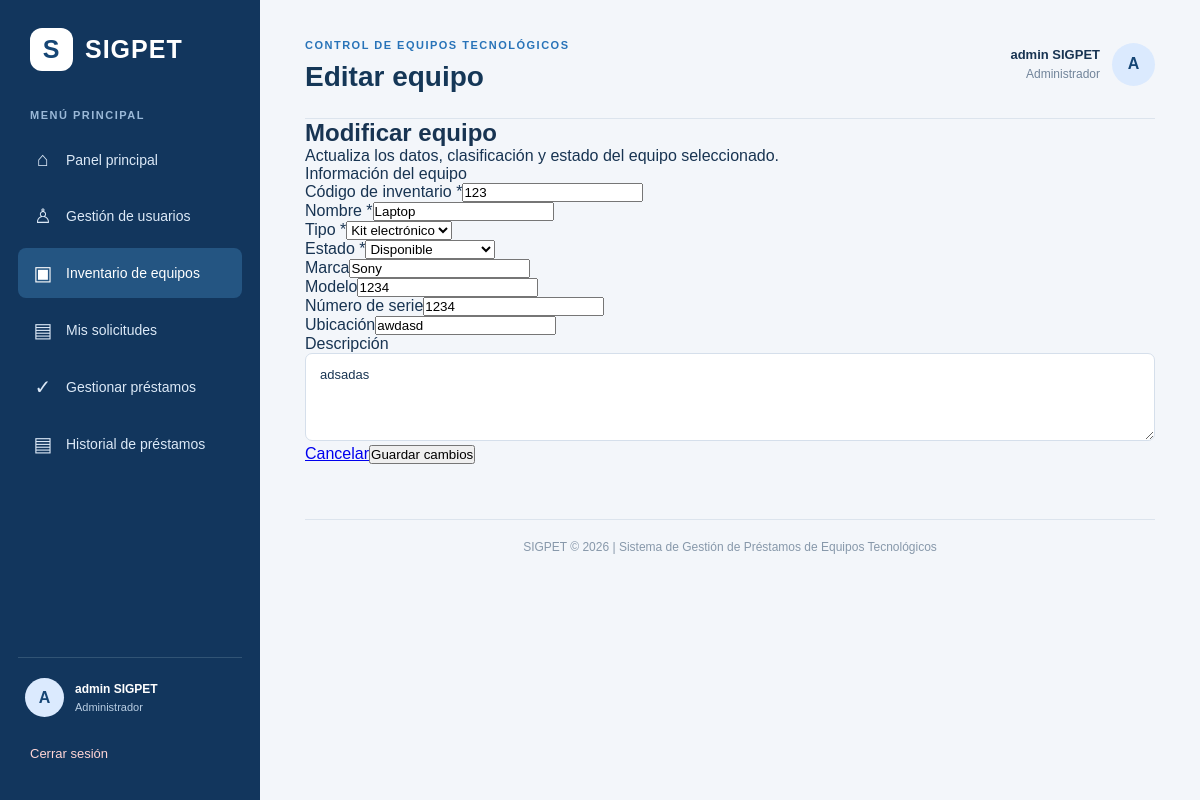
The page /inventario/editar.php?id=1 (signed in) on the database its author committed.
### tables this page shows
CREATE TABLE `equipos` (
  `id_equipo` int(11) NOT NULL,
  `id_tipo` int(11) NOT NULL,
  `id_estado` int(11) NOT NULL,
  `codigo_inventario` varchar(50) NOT NULL,
  `nombre` varchar(100) NOT NULL,
  `marca` varchar(80) DEFAULT NULL,
  `modelo` varchar(80) DEFAULT NULL,
  `numero_serie` varchar(100) DEFAULT NULL,
  `descripcion` text DEFAULT NULL,
  `ubicacion` varchar(150) DEFAULT NULL,
  `fecha_registro` timestamp NULL DEFAULT current_timestamp()
);

CREATE TABLE `tipos_equipo` (
  `id_tipo` int(11) NOT NULL,
  `nombre_tipo` varchar(80) NOT NULL,
  `descripcion` varchar(255) DEFAULT NULL
);

CREATE TABLE `estados_equipo` (
  `id_estado` int(11) NOT NULL,
  `nombre_estado` varchar(50) NOT NULL,
  `descripcion` varchar(255) DEFAULT NULL
);

### inventario/editar.php (the view, shortened to what this page needs)
<?php
require_once __DIR__ . '/../config/conexion.php';
$idEquipo = filter_input(INPUT_GET, 'id', FILTER_VALIDATE_INT);
$stmt = $conexion->prepare('SELECT * FROM equipos WHERE id_equipo = ?');
$stmt->bind_param('i', $idEquipo);
$stmt->execute();
$equipo = $stmt->get_result()->fetch_assoc();
$tipos = $conexion->query('SELECT id_tipo, nombre_tipo FROM tipos_equipo ORDER BY nombre_tipo')->fetch_all(MYSQLI_ASSOC);
$estados = $conexion->query('SELECT id_estado, nombre_estado FROM estados_equipo ORDER BY id_estado')->fetch_all(MYSQLI_ASSOC);
$error = '';
$tokenCSRF = obtenerTokenCSRF();
$nombreSesion = $_SESSION['nombres'] ?? '';
$apellidoSesion = $_SESSION['apellidos'] ?? '';
$rolSesion = $_SESSION['rol'] ?? '';
?>
<!DOCTYPE html><html lang="es"><head><link rel="stylesheet" href="../CSS/base.css"><link rel="stylesheet" href="../CSS/dashboard.css"><link rel="stylesheet" href="../CSS/inventario.css"></head>
<body class="dashboard-body"><div class="dashboard-layout">
<?php $rutaBase = '../'; $paginaActiva = 'inventario'; require __DIR__ . '/../includes/sidebar.php'; ?>
<main class="dashboard-main"><header class="dashboard-header"><div><span class="header-subtitle">CONTROL DE EQUIPOS TECNOLÓGICOS</span><h1>Editar equipo</h1></div><div class="header-user"><div class="header-user-text"><strong><?= htmlspecialchars($nombreSesion . ' ' . $apellidoSesion) ?></strong><span><?= htmlspecialchars($rolSesion) ?></span></div><div class="user-avatar header-avatar"><?= htmlspecialchars(strtoupper(substr($nombreSesion, 0, 1))) ?></div></div></header>
<section class="users-intro"><h2>Modificar equipo</h2><p>Actualiza los datos, clasificación y estado del equipo seleccionado.</p></section>
<section class="user-form-container"><?php if ($error !== ''): ?><div class="form-message error"><?= htmlspecialchars($error) ?></div><?php endif; ?>
<form method="POST" action="editar.php?id=<?= (int)$idEquipo ?>" class="user-form"><input type="hidden" name="token_csrf" value="<?= htmlspecialchars($tokenCSRF) ?>">
<div class="form-section-title">Información del equipo</div><div class="form-grid">
<div class="form-group"><label for="codigo_inventario">Código de inventario *</label><input id="codigo_inventario" name="codigo_inventario" maxlength="50" value="<?= htmlspecialchars($equipo['codigo_inventario']) ?>" required></div>
<div class="form-group"><label for="nombre">Nombre *</label><input id="nombre" name="nombre" maxlength="100" value="<?= htmlspecialchars($equipo['nombre']) ?>" required></div>
<div class="form-group"><label for="id_tipo">Tipo *</label><select id="id_tipo" name="id_tipo" required><?php foreach ($tipos as $tipo): ?><option value="<?= (int)$tipo['id_tipo'] ?>" <?= (int)$equipo['id_tipo'] === (int)$tipo['id_tipo'] ? 'selected' : '' ?>><?= htmlspecialchars($tipo['nombre_tipo']) ?></option><?php endforeach; ?></select></div>
<div class="form-group"><label for="id_estado">Estado *</label><select id="id_estado" name="id_estado" required><?php foreach ($estados as $estado): ?><option value="<?= (int)$estado['id_estado'] ?>" <?= (int)$equipo['id_estado'] === (int)$estado['id_estado'] ? 'selected' : '' ?>><?= htmlspecialchars($estado['nombre_estado']) ?></option><?php endforeach; ?></select></div>
<div class="form-group"><label for="marca">Marca</label><input id="marca" name="marca" maxlength="80" value="<?= htmlspecialchars($equipo['marca'] ?? '') ?>"></div>
<div class="form-group"><label for="modelo">Modelo</label><input id="modelo" name="modelo" maxlength="80" value="<?= htmlspecialchars($equipo['modelo'] ?? '') ?>"></div>
<div class="form-group"><label for="numero_serie">Número de serie</label><input id="numero_serie" name="numero_serie" maxlength="100" value="<?= htmlspecialchars($equipo['numero_serie'] ?? '') ?>"></div>
<div class="form-group"><label for="ubicacion">Ubicación</label><input id="ubicacion" name="ubicacion" maxlength="150" value="<?= htmlspecialchars($equipo['ubicacion'] ?? '') ?>"></div>
<div class="form-group form-group-full"><label for="descripcion">Descripción</label><textarea id="descripcion" name="descripcion" rows="4"><?= htmlspecialchars($equipo['descripcion'] ?? '') ?></textarea></div>
</div><div class="form-actions"><a href="listar.php" class="form-button cancel-button">Cancelar</a><button class="form-button submit-button" type="submit">Guardar cambios</button></div></form></section>
<footer class="dashboard-footer">SIGPET © 2026 | Sistema de Gestión de Préstamos de Equipos Tecnológicos</footer></main></div></body></html>

### CSS/base.css (style rules this page uses)
* { margin: 0; padding: 0; box-sizing: border-box; }
html { min-height: 100%; }
body { font-family: Arial, Helvetica, sans-serif; min-height: 100vh; }

### CSS/dashboard.css (style rules this page uses)
.dashboard-body { margin: 0; min-height: 100vh; background: #f3f6fa; font-family: Arial, Helvetica, sans-serif; color: #183452; }
.dashboard-layout { display: flex; min-height: 100vh; }
.user-avatar { width: 39px; height: 39px; border-radius: 50%; background: #dbeafe; color: #164675; display: flex; justify-content: center; align-items: center; font-weight: bold; flex-shrink: 0; }
.dashboard-main { flex: 1; min-width: 0; padding: 35px 45px 20px; }
.dashboard-header { display: flex; justify-content: space-between; align-items: center; gap: 20px; padding-bottom: 25px; border-bottom: 1px solid #dce4ed; }
.header-subtitle { color: #2873b8; font-size: 11px; font-weight: bold; letter-spacing: 1.5px; }
.dashboard-header h1 { font-size: 28px; margin: 8px 0 0; color: #153757; }
.header-user { display: flex; align-items: center; gap: 12px; }
.header-user-text { display: flex; flex-direction: column; align-items: flex-end; gap: 5px; }
.header-user-text strong { font-size: 13px; }
.header-user-text span { color: #71849a; font-size: 12px; }
.header-avatar { width: 43px; height: 43px; }
.dashboard-footer { margin-top: 55px; padding: 20px 0; border-top: 1px solid #dce4ed; color: #8798aa; font-size: 12px; text-align: center; }

### CSS/inventario.css (style rules this page uses)
.form-group textarea { box-sizing: border-box; width: 100%; padding: 13px 14px; border: 1px solid #d5dfeb; border-radius: 7px; color: #183452; font-family: inherit; font-size: 13px; resize: vertical; }
.form-group-full { grid-column: 1 / -1; }

### rows shown on the page
equipos: codigo_inventario "123", nombre "Laptop", id_tipo "Kit electrónico", id_estado "Disponible", marca "Sony", modelo "1234", numero_serie "1234", ubicacion "awdasd", descripcion "adsadas"

### other values the page prints
$inicial "A"
$nombre . ' ' . $apellido "admin SIGPET"
$rol "Administrador"
$nombreSesion . ' ' . $apellidoSesion "admin SIGPET"
$rolSesion "Administrador"
substr($nombreSesion, 0, 1) "A"
